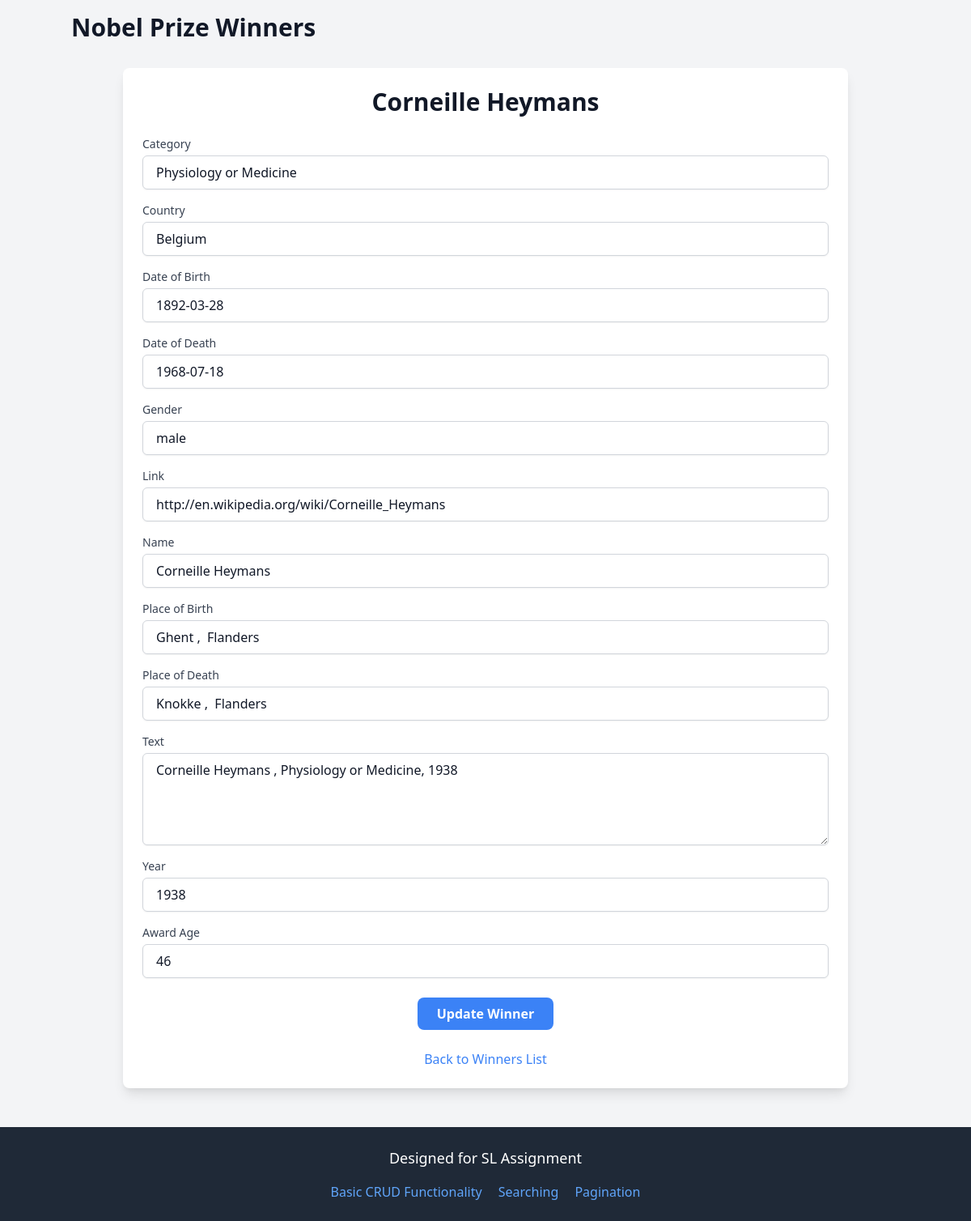
The app's page /update/6 with its own data.
### server.py (models this page shows, shortened)
class Winner(db.Model):
    __tablename__ = 'winners'
    id = db.Column(db.Integer, primary_key=True)
    category = db.Column(db.String)
    country = db.Column(db.String)
    date_of_birth = db.Column(db.String)
    date_of_death = db.Column(db.String)
    gender = db.Column(db.String)
    link = db.Column(db.String)
    name = db.Column(db.String)
    place_of_birth = db.Column(db.String)
    place_of_death = db.Column(db.String)
    text = db.Column(db.Text)
    year = db.Column(db.Integer)
    award_age = db.Column(db.Integer)

### server.py (the view, shortened to what this page needs)
@app.route("/update/<int:winner_id>", methods=["GET", "POST"])
def update_winner(winner_id):
    winner = Winner.query.get_or_404(winner_id)
    return render_template("update_winner.html", winner=winner)

### templates/update_winner.html (shortened to what this page needs)
{% extends "base.html" %}
{% block content %}
<h1 class="text-3xl font-bold mb-4">Nobel Prize Winners</h1>
<div class="max-w-4xl mx-auto mt-8 p-6 bg-white shadow-lg rounded-lg">
    <h1 class="text-3xl font-bold text-center mb-6">{{ winner.name }}</h1>
    <form method="POST">
        <div class="mb-4">
            <label for="category" class="block text-sm font-medium text-gray-700">Category</label>
            <input type="text" name="category" value="{{ winner.category }}" id="category"
                   class="mt-1 block w-full px-4 py-2 border border-gray-300 rounded-md shadow-sm focus:outline-none focus:ring-2 focus:ring-blue-500 focus:border-blue-500"
                   required>
        </div>
        <div class="mb-4">
            <label for="country" class="block text-sm font-medium text-gray-700">Country</label>
            <input type="text" name="country" value="{{ winner.country }}" id="country"
                   class="mt-1 block w-full px-4 py-2 border border-gray-300 rounded-md shadow-sm focus:outline-none focus:ring-2 focus:ring-blue-500 focus:border-blue-500"
                   required>
        </div>
        <div class="mb-4">
            <label for="date_of_birth" class="block text-sm font-medium text-gray-700">Date of Birth</label>
            <input type="text" name="date_of_birth" value="{{ winner.date_of_birth }}" id="date_of_birth"
                   class="mt-1 block w-full px-4 py-2 border border-gray-300 rounded-md shadow-sm focus:outline-none focus:ring-2 focus:ring-blue-500 focus:border-blue-500"
                   required>
        </div>
        <div class="mb-4">
            <label for="date_of_death" class="block text-sm font-medium text-gray-700">Date of Death</label>
            <input type="text" name="date_of_death" value="{{ winner.date_of_death }}" id="date_of_death"
                   class="mt-1 block w-full px-4 py-2 border border-gray-300 rounded-md shadow-sm focus:outline-none focus:ring-2 focus:ring-blue-500 focus:border-blue-500">
        </div>
        <div class="mb-4">
            <label for="gender" class="block text-sm font-medium text-gray-700">Gender</label>
            <input type="text" name="gender" value="{{ winner.gender }}" id="gender"
                   class="mt-1 block w-full px-4 py-2 border border-gray-300 rounded-md shadow-sm focus:outline-none focus:ring-2 focus:ring-blue-500 focus:border-blue-500"
                   required>
        </div>
        <div class="mb-4">
            <label for="link" class="block text-sm font-medium text-gray-700">Link</label>
            <input type="text" name="link" value="{{ winner.link }}" id="link"
                   class="mt-1 block w-full px-4 py-2 border border-gray-300 rounded-md shadow-sm focus:outline-none focus:ring-2 focus:ring-blue-500 focus:border-blue-500">
        </div>
        <div class="mb-4">
            <label for="name" class="block text-sm font-medium text-gray-700">Name</label>
            <input type="text" name="name" value="{{ winner.name }}" id="name"
                   class="mt-1 block w-full px-4 py-2 border border-gray-300 rounded-md shadow-sm focus:outline-none focus:ring-2 focus:ring-blue-500 focus:border-blue-500"
                   required>
        </div>
        <div class="mb-4">
            <label for="place_of_birth" class="block text-sm font-medium text-gray-700">Place of Birth</label>
            <input type="text" name="place_of_birth" value="{{ winner.place_of_birth }}" id="place_of_birth"
                   class="mt-1 block w-full px-4 py-2 border border-gray-300 rounded-md shadow-sm focus:outline-none focus:ring-2 focus:ring-blue-500 focus:border-blue-500"
                   required>
        </div>
        <div class="mb-4">
            <label for="place_of_death" class="block text-sm font-medium text-gray-700">Place of Death</label>
            <input type="text" name="place_of_death" value="{{ winner.place_of_death }}" id="place_of_death"
                   class="mt-1 block w-full px-4 py-2 border border-gray-300 rounded-md shadow-sm focus:outline-none focus:ring-2 focus:ring-blue-500 focus:border-blue-500">
        </div>
        <div class="mb-4">
            <label for="text" class="block text-sm font-medium text-gray-700">Text</label>
            <textarea name="text" id="text" rows="4"
                      class="mt-1 block w-full px-4 py-2 border border-gray-300 rounded-md shadow-sm focus:outline-none focus:ring-2 focus:ring-blue-500 focus:border-blue-500"
                      required>{{ winner.text }}</textarea>
        </div>
        <div class="mb-4">
            <label for="year" class="block text-sm font-medium text-gray-700">Year</label>
            <input type="number" name="year" value="{{ winner.year }}" id="year"
                   class="mt-1 block w-full px-4 py-2 border border-gray-300 rounded-md shadow-sm focus:outline-none focus:ring-2 focus:ring-blue-500 focus:border-blue-500"
                   required>
        </div>
        <div class="mb-6">
            <label for="award_age" class="block text-sm font-medium text-gray-700">Award Age</label>
            <input type="number" name="award_age" value="{{ winner.award_age }}" id="award_age"
                   class="mt-1 block w-full px-4 py-2 border border-gray-300 rounded-md shadow-sm focus:outline-none focus:ring-2 focus:ring-blue-500 focus:border-blue-500"
                   required>
        </div>
        <div class="flex justify-center">
            <button type="submit"
                    class="bg-blue-500 hover:bg-blue-700 text-white font-bold py-2 px-6 rounded-lg focus:outline-none focus:ring-2 focus:ring-blue-500 focus:ring-offset-2">
                Update Winner
            </button>
        </div>
    </form>
    <div class="mt-6 text-center">
        <a href="{{ url_for('index') }}" class="text-blue-500 hover:underline">Back to Winners List</a>
    </div>
</div>
{% endblock %}

### records on screen
Winner: name "Corneille Heymans", category "Physiology or Medicine", country "Belgium", date_of_birth "1892-03-28", date_of_death "1968-07-18", gender "male", link "http://en.wikipedia.org/wiki/Corneille_Heymans", place_of_birth "Ghent , Flanders", place_of_death "Knokke , Flanders", text "Corneille Heymans , Physiology or Medicine, 1938", year "1938", award_age "46"
